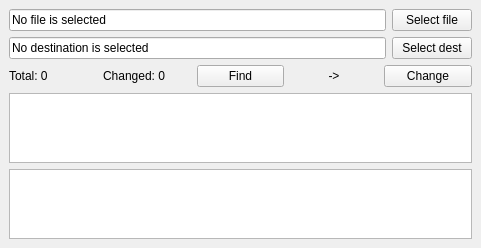
<?xml version="1.0" encoding="UTF-8"?>
<ui version="4.0">
 <class>MainWindow</class>
 <widget class="QMainWindow" name="MainWindow">
  <property name="geometry">
   <rect>
    <x>0</x>
    <y>0</y>
    <width>481</width>
    <height>234</height>
   </rect>
  </property>
  <property name="windowTitle">
   <string>Replacer</string>
  </property>
  <property name="windowIcon">
   <iconset>
    <normaloff>python.ico</normaloff>python.ico</iconset>
  </property>
  <widget class="QWidget" name="centralwidget">
   <layout class="QVBoxLayout" name="verticalLayout_3">
    <item>
     <layout class="QHBoxLayout" name="horizontalLayout">
      <item>
       <layout class="QVBoxLayout" name="verticalLayout">
        <item>
         <widget class="QLineEdit" name="lineFile">
          <property name="text">
           <string>No file is selected</string>
          </property>
         </widget>
        </item>
        <item>
         <widget class="QLineEdit" name="lineFolder">
          <property name="text">
           <string>No destination is selected</string>
          </property>
         </widget>
        </item>
       </layout>
      </item>
      <item>
       <layout class="QVBoxLayout" name="verticalLayout_2">
        <item>
         <widget class="QPushButton" name="btnSelectFile">
          <property name="text">
           <string>Select file</string>
          </property>
         </widget>
        </item>
        <item>
         <widget class="QPushButton" name="btnSelectFolder">
          <property name="text">
           <string>Select dest</string>
          </property>
         </widget>
        </item>
       </layout>
      </item>
     </layout>
    </item>
    <item>
     <layout class="QHBoxLayout" name="horizontalLayout_2">
      <item>
       <widget class="QLabel" name="labelFound">
        <property name="text">
         <string>Total: 0</string>
        </property>
       </widget>
      </item>
      <item>
       <widget class="QLabel" name="labelChanged">
        <property name="text">
         <string>Changed: 0</string>
        </property>
       </widget>
      </item>
      <item>
       <widget class="QPushButton" name="btnStart">
        <property name="enabled">
         <bool>true</bool>
        </property>
        <property name="text">
         <string>Find</string>
        </property>
        <property name="checkable">
         <bool>false</bool>
        </property>
       </widget>
      </item>
      <item>
       <widget class="QLabel" name="labelInfo">
        <property name="midLineWidth">
         <number>2</number>
        </property>
        <property name="text">
         <string>-&gt;</string>
        </property>
        <property name="alignment">
         <set>Qt::AlignCenter</set>
        </property>
       </widget>
      </item>
      <item>
       <widget class="QPushButton" name="btnChange">
        <property name="text">
         <string>Change</string>
        </property>
       </widget>
      </item>
     </layout>
    </item>
    <item>
     <widget class="QListWidget" name="listWidget"/>
    </item>
    <item>
     <widget class="QListWidget" name="listErrors"/>
    </item>
   </layout>
  </widget>
 </widget>
 <resources/>
 <connections/>
</ui>
